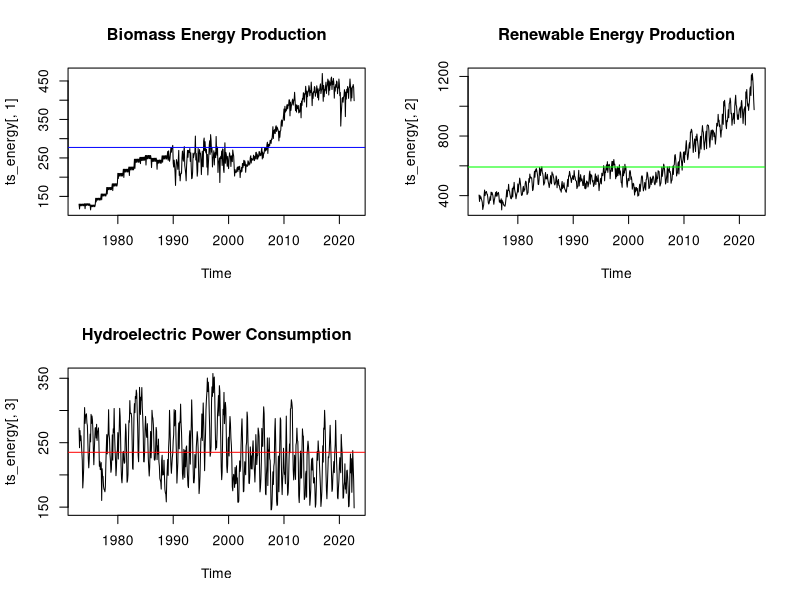
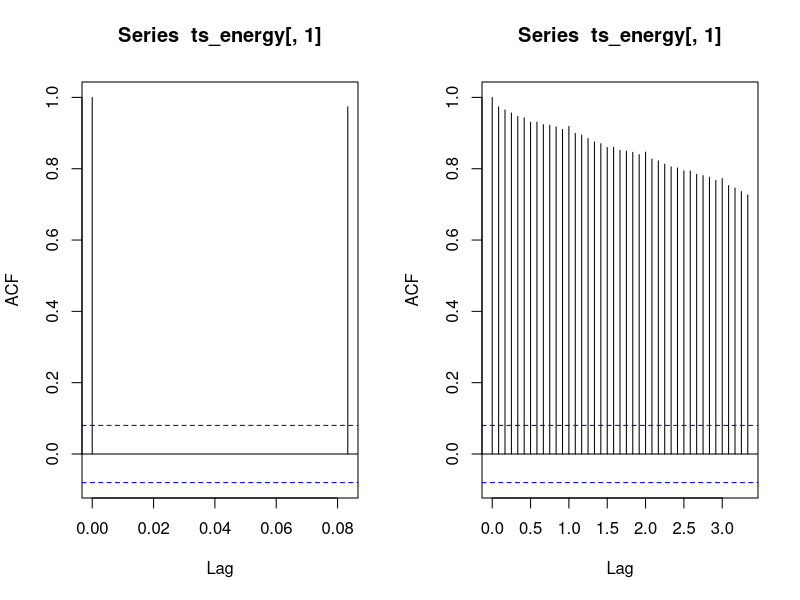
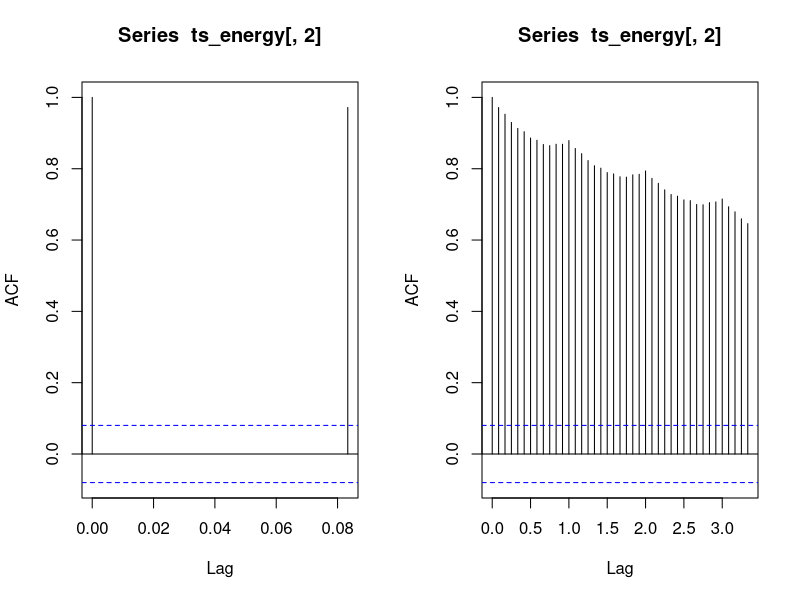
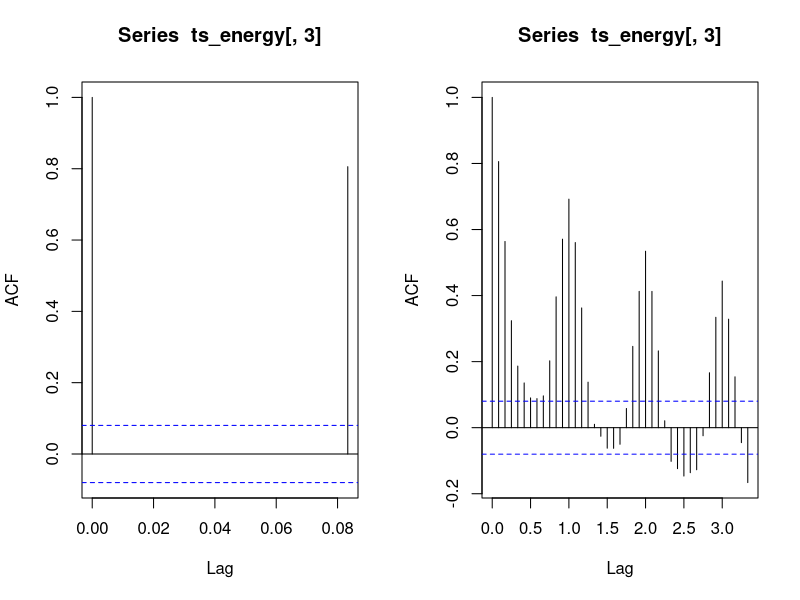
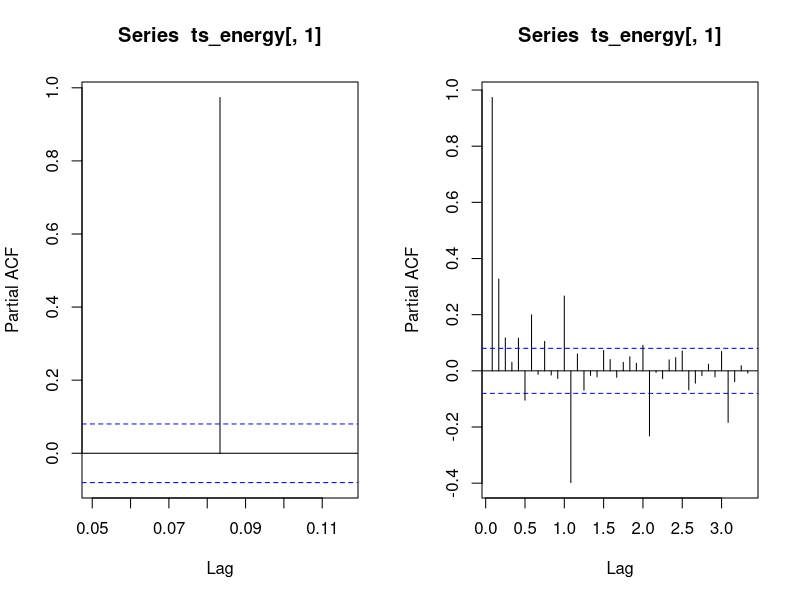
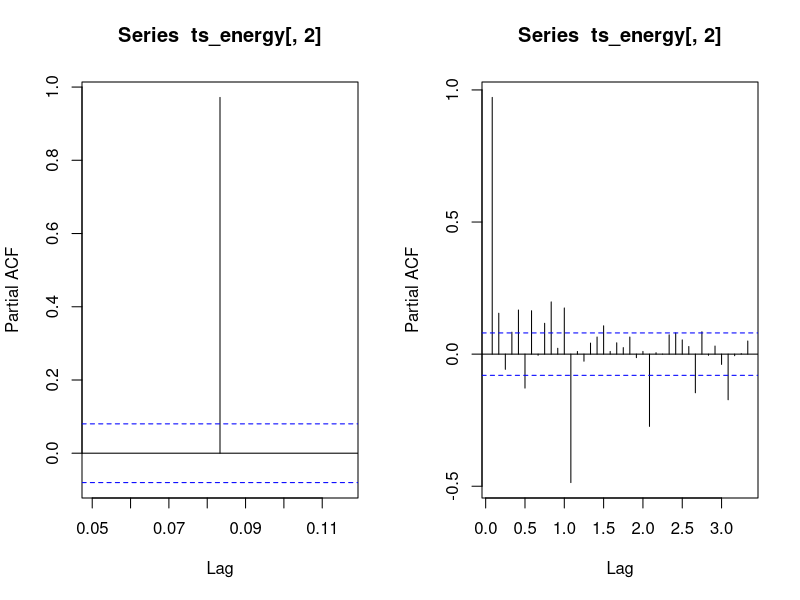
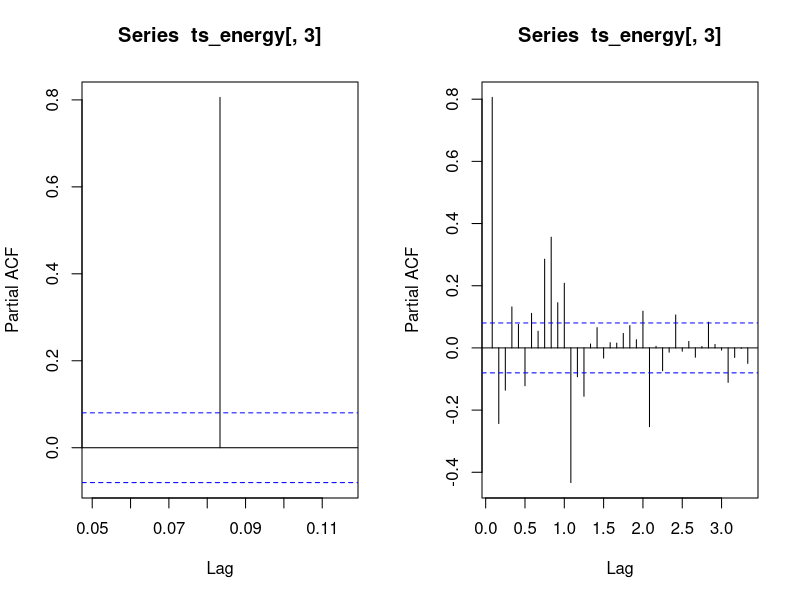

R code for these plots, in order:
## ---- chunk 1
#Load/install required package here
require(forecast)
require(tseries)
require(dplyr)


require(tidyverse)
require(lubridate)
## ---- chunk 2
#Importing data set
energydat <- read.csv("./Data/Table_10.1_Renewable_Energy_Production_and_Consumption_by_Source-Edit.csv", 
                      stringsAsFactors = TRUE)
## ---- chunk 3
energydat_sel <- energydat %>% 
  select(Month, Total.Biomass.Energy.Production, 
         Total.Renewable.Energy.Production, Hydroelectric.Power.Consumption)

energydat_sel$Month <- ym(energydat_sel$Month)
head(energydat_sel)
## ---- chunk 4
ts_energy <- ts(energydat_sel[2:4], 
                start = c(year(first(energydat_sel$Month)),
                                              month(first(energydat_sel$Month))), 
                frequency = 12)
head(ts_energy)
## ---- chunk 5
mean(ts_energy[,1]);mean(ts_energy[,2]);mean(ts_energy[,3])
sd(ts_energy[,1]); sd(ts_energy[,2]); sd(ts_energy[,3])
## ---- chunk 6
par(mfrow = c(2, 2))
plot(ts_energy[,1]) + abline(h = mean(ts_energy[,1]), col = "blue")+
title(main="Biomass Energy Production")
plot(ts_energy[,2]) + abline(h = mean(ts_energy[,2]), col = "green")+
title(main="Renewable Energy Production") 
plot(ts_energy[,3]) + abline(h = mean(ts_energy[,3]), col = "red")+
title(main="Hydroelectric Power Consumption")
## ---- chunk 7
cor.test(ts_energy[,1],ts_energy[,2])
cor.test(ts_energy[,1],ts_energy[,3])
cor.test(ts_energy[,2],ts_energy[,3])
## ---- chunk 8
par(mfrow = c(1, 2))
acf(ts_energy[,1], lag.max =1)
acf(ts_energy[,1], lag.max =40)

acf(ts_energy[,2], lag.max =1)
acf(ts_energy[,2], lag.max =40)

acf(ts_energy[,3], lag.max =1)
acf(ts_energy[,3], lag.max =40)
## ---- chunk 9
par(mfrow = c(1, 2))
pacf(ts_energy[,1], lag.max =1)
pacf(ts_energy[,1], lag.max =40)

pacf(ts_energy[,2], lag.max =1)
pacf(ts_energy[,2], lag.max =40)

pacf(ts_energy[,3], lag.max =1)
pacf(ts_energy[,3], lag.max =40)
